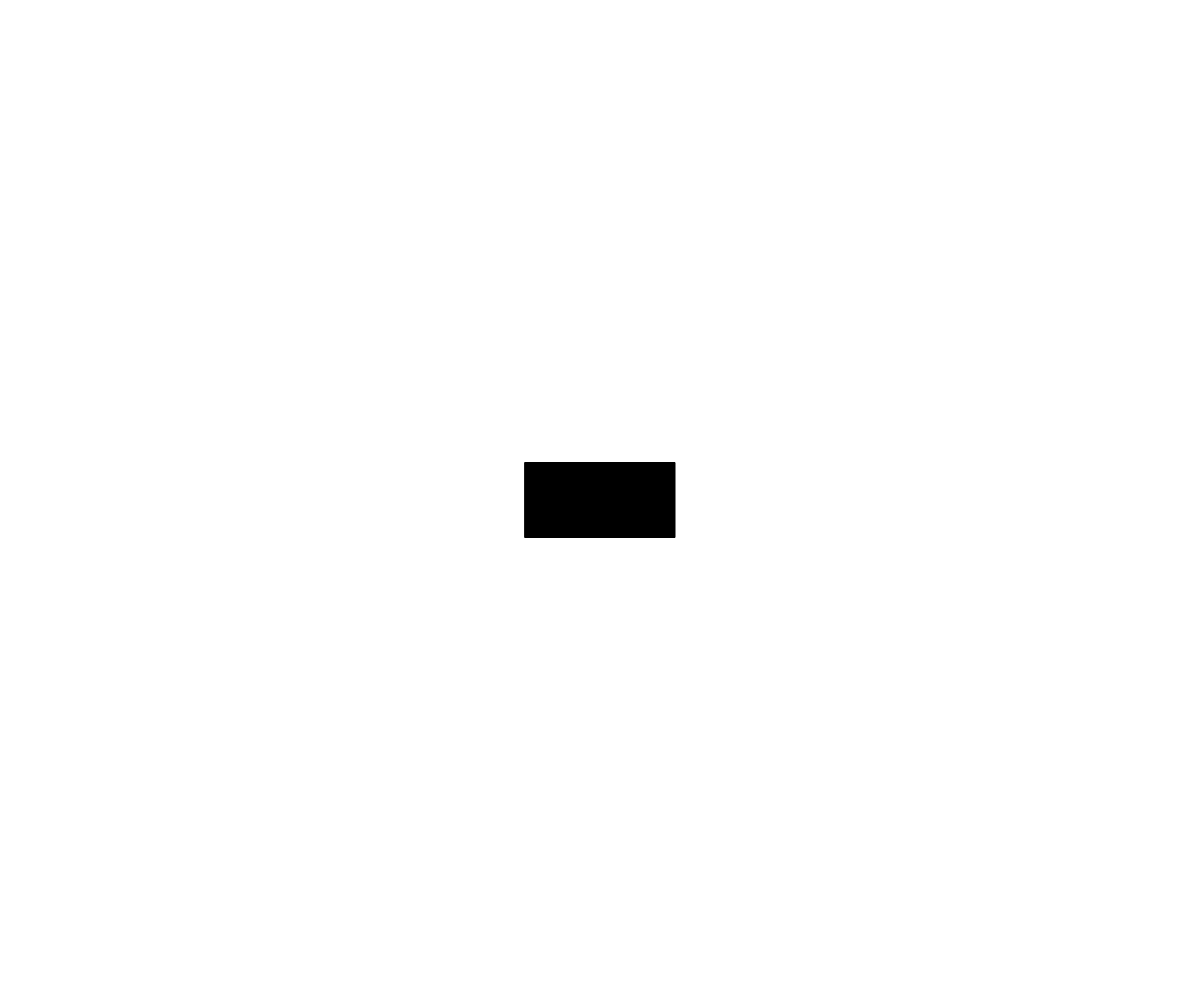
Frame 1 (no input)
Frame 60 (no input): identical to frame 1, image omitted
Frame 120 (the mouse pressed at the canvas centre since frame 60): blank canvas, image omitted

The p5.js sketch that drew this single still picture (run headless with seeded random() and noise() and a simulated clock; from frame 60 on, the mouse is pressed at the canvas centre):

// p5.js sketch
// ── sketch.js
// DVD Bounce - The Office Shoutout
// Dan Schellenberg
// Feb 15, 2018

// global variables
let myButton;

function setup() {
  createCanvas(windowWidth, windowHeight);
  myButton = new ThePlayButton(100, 50, 150, 75);
}

function draw() {
  background(255);
  myButton.display();
  if (myButton.isClicked()) {
    background(255, 0 ,0);
  }
}

class ThePlayButton {
  constructor(x, y, buttonWidth, buttonHeight) {
    this.buttonWidth = buttonWidth;
    this.buttonHeight = buttonHeight;
    this.leftSide = width / 2 - this.buttonWidth / 2;
    this.topSide = height / 2 - this.buttonHeight / 2;
    this.rightSide = this.leftSide + this.buttonWidth;
    this.bottomSide = this.topSide + this.buttonHeight;
  }

  display() {
    fill(0);
    if (mouseX >= this.leftSide && mouseX <= this.rightSide && mouseY >= this.topSide && mouseY <= this.bottomSide) {
      fill(125);
    }
    rect(this.leftSide, this.topSide, this.buttonWidth, this.buttonHeight);
  }

  isClicked() {
    if (mouseIsPressed && mouseX >= this.leftSide && mouseX <= this.rightSide && mouseY >= this.topSide && mouseY <= this.bottomSide) {
      return true;
    }
    else {
      return false;
    }
  }
}
